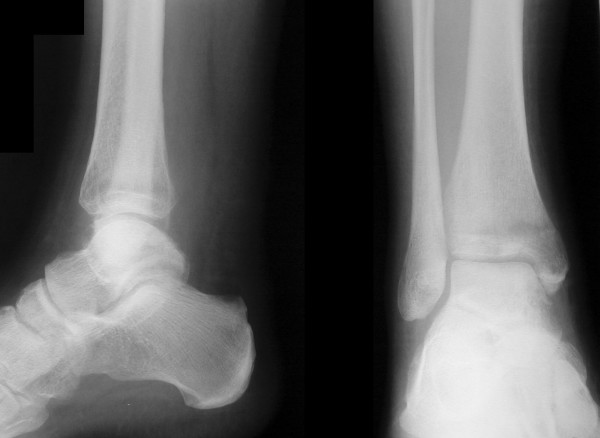
#> input picture shapes/13.jpg, 600 x 438 px
$ python CannyEdgeApp.py
#> lines starting #> are read from the running program, lines starting #| are printed output that depends on the picture
import cv2


# this function is needed for the createTrackbar step downstream
def nothing(x):
    pass

# read the experimental image
img = cv2.imread('13.jpg', 0)
#> img is the input picture: shape (438, 600); min 0, max 242, mean 94.3

# create trackbar for canny edge detection threshold changes
cv2.namedWindow('canny')

# add ON/OFF switch to "canny"
switch = '0 : OFF \n1 : ON'
cv2.createTrackbar(switch, 'canny', 0, 1, nothing)

# add lower and upper threshold slidebars to "canny"
cv2.createTrackbar('lower', 'canny', 0, 1000, nothing)
cv2.createTrackbar('upper', 'canny', 0, 1000, nothing)

# Infinite loop until we hit the escape key on keyboard
while(1):

    # get current positions of four trackbars
    lower = cv2.getTrackbarPos('lower', 'canny')
    upper = cv2.getTrackbarPos('upper', 'canny')
    s = cv2.getTrackbarPos(switch, 'canny')


    edges = cv2.Canny(img, lower, upper)
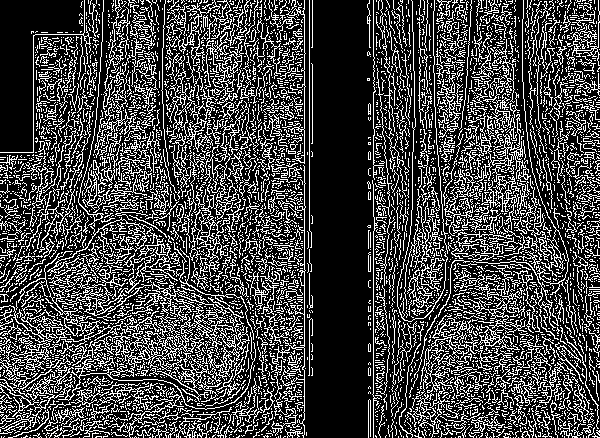
#> edges: shape (438, 600); 27.1% white in thin lines or dots

    # display images
    cv2.imshow('original', img)
    cv2.imshow('canny', edges)
    k = cv2.waitKey(1) & 0xFF
#> (key Esc is pressed here)
    if k == 27:   # hit escape to quit
        break

cv2.destroyAllWindows()

$ run again, with shapes/1.jpg copied over shapes/13.jpg
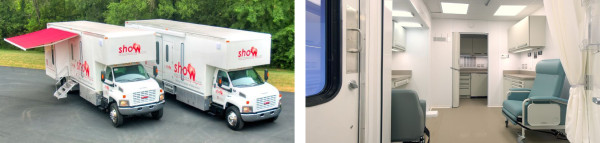
#> input picture shapes/1.jpg, 600 x 143 px
#> `img = cv2.imread('13.jpg', 0)`:
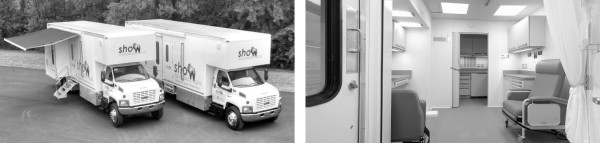
#> img: shape (143, 600); min 0, max 255, mean 158.8
#> `edges = cv2.Canny(img, lower, upper)`:
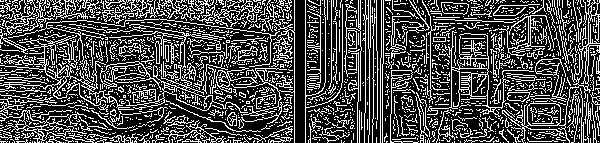
#> edges: shape (143, 600); 29.8% white in thin lines or dots

$ run again, with shapes/10.jpg copied over shapes/13.jpg
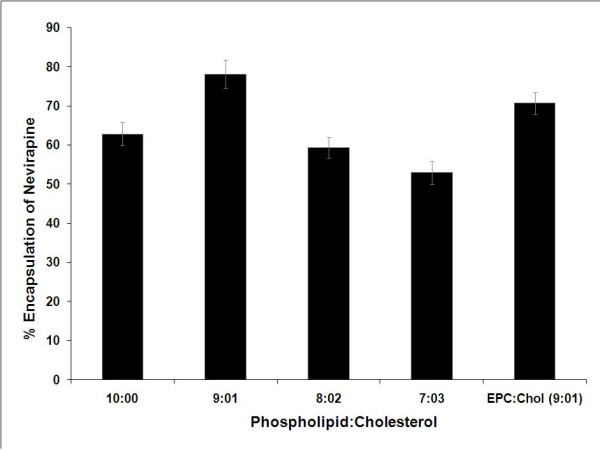
#> input picture shapes/10.jpg, 600 x 450 px
#> `edges = cv2.Canny(img, lower, upper)`:
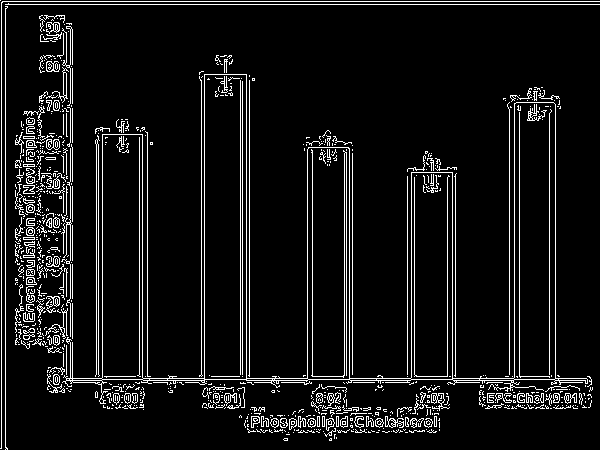
#> edges: shape (450, 600); 7.7% white in thin lines or dots

$ run again, with shapes/11.jpg copied over shapes/13.jpg
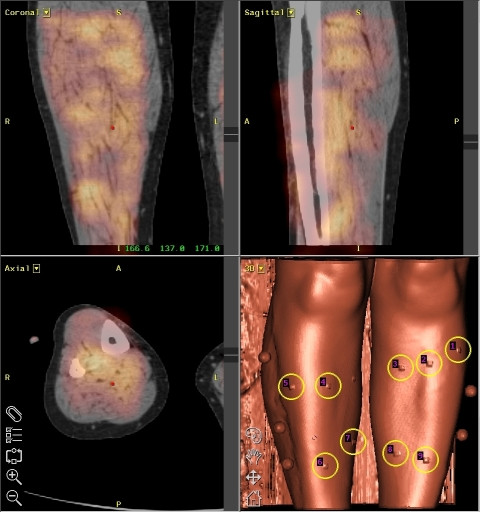
#> input picture shapes/11.jpg, 480 x 512 px
#> `img = cv2.imread('13.jpg', 0)`:
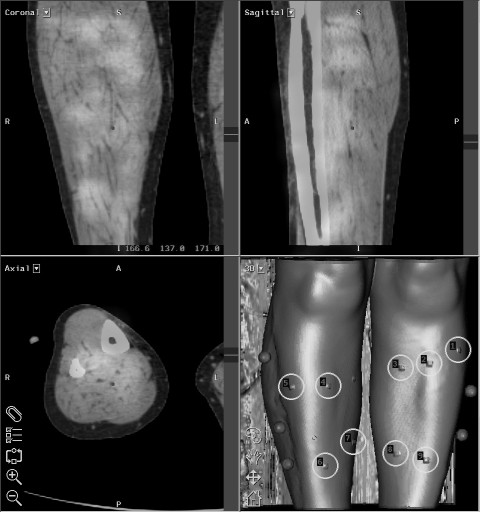
#> img: shape (512, 480); min 0, max 234, mean 65.9
#> `edges = cv2.Canny(img, lower, upper)`:
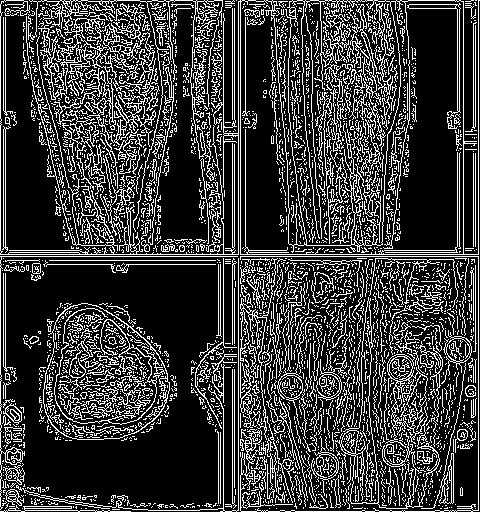
#> edges: shape (512, 480); 22.9% white in thin lines or dots
